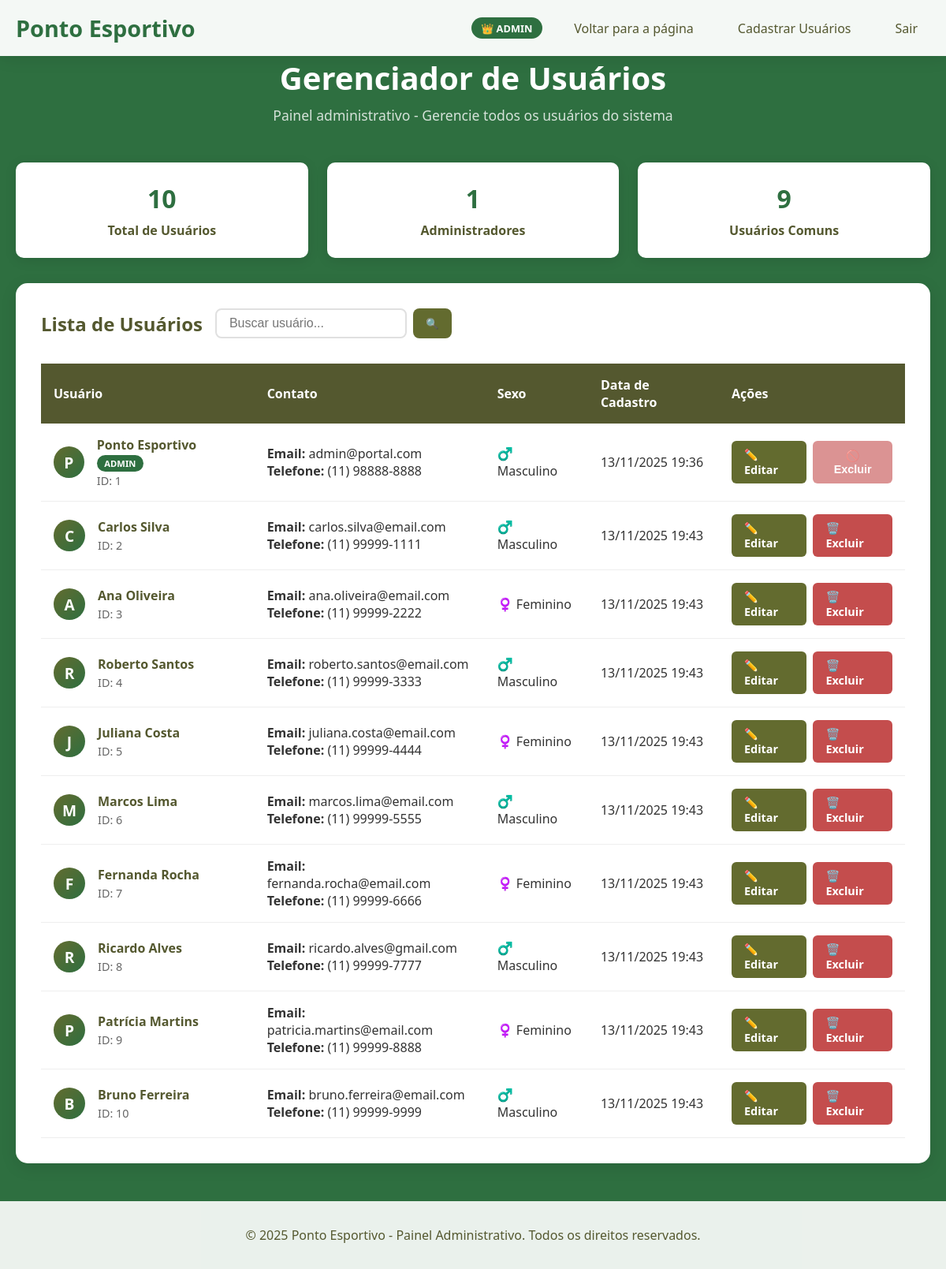
Page /admin_usuarios.php (signed in) on the committed database.
### tables this page shows
CREATE TABLE `usuarios` (
  `id` int(11) NOT NULL,
  `nome` varchar(100) NOT NULL,
  `sexo` enum('M','F','O') NOT NULL,
  `fone` varchar(20) DEFAULT NULL,
  `email` varchar(100) NOT NULL,
  `senha` varchar(255) NOT NULL,
  `data_criacao` datetime DEFAULT current_timestamp()
);

### classes/Usuario.php (called while the page is built, shortened)
<?php
class Usuario {
    private $conn;
    private $table_name = "usuarios";
    public function __construct($db) {
        $this->conn = $db;
    }
    public function ler($limit = null, $offset = 0) {
        $query = "SELECT id, nome, sexo, fone, email, data_criacao
                 FROM " . $this->table_name;
        $stmt = $this->conn->prepare($query);
        $stmt->execute();
        return $stmt->fetchAll(PDO::FETCH_ASSOC);
    }
}
?>

### admin_usuarios.php (the view, shortened to what this page needs)
<?php
include_once './config/config.php';
include_once './classes/Usuario.php';
$usuario = new Usuario($db);
$usuarios = $usuario->ler();
?>
<!DOCTYPE html>
<html lang="pt-BR">
<head>
    <link rel="stylesheet" href="css/admin_usuarios.css">
</head>
<body>
    <header>
        <div class="container">
            <div class="header-content">
                <div class="logo">
                    <h1>Ponto Esportivo</h1>
                </div>
                <div class="nav-links">
                    <span class="admin-badge">👑 ADMIN</span>
                    <a href="index.php">Voltar para a página</a>
                    <a href="registrar.php">Cadastrar Usuários</a>
                    <a href="logout.php">Sair</a>
                </div>
            </div>
        </div>
    </header>
    <main class="container">
        <div class="page-header">
            <h2>Gerenciador de Usuários</h2>
            <p>Painel administrativo - Gerencie todos os usuários do sistema</p>
        </div>
        <div class="stats-grid">
            <div class="stat-card">
                <div class="stat-number"><?php echo count($usuarios); ?></div>
                <div class="stat-label">Total de Usuários</div>
            </div>
            <div class="stat-card">
                <div class="stat-number">1</div>
                <div class="stat-label">Administradores</div>
            </div>
            <div class="stat-card">
                <div class="stat-number"><?php echo count($usuarios) - 1; ?></div>
                <div class="stat-label">Usuários Comuns</div>
            </div>
        </div>
        <div class="users-section">
            <div class="section-header">
                <h3>Lista de Usuários</h3>
                <div class="search-box">
                    <input type="text" class="search-input" placeholder="Buscar usuário...">
                    <button class="btn-search">🔍</button>
                </div>
            </div>
            <?php if (empty($usuarios)): ?>
                <div class="empty-state">
                    <h3>Nenhum usuário cadastrado</h3>
                    <p>Não há usuários no sistema além de você.</p>
                </div>
            <?php else: ?>
                <table class="users-table">
                    <thead>
                        <tr>
                            <th>Usuário</th>
                            <th>Contato</th>
                            <th>Sexo</th>
                            <th>Data de Cadastro</th>
                            <th>Ações</th>
                        </tr>
                    </thead>
                    <tbody>
                        <?php foreach ($usuarios as $user): ?>
                            <tr>
                                <td>
                                    <div class="user-info">
                                        <div class="user-avatar">
                                            <?php echo strtoupper(substr($user['nome'], 0, 1)); ?>
                                        </div>
                                        <div class="user-details">
                                            <h4>
                                                <?php echo htmlspecialchars($user['nome']); ?>
                                                <?php if ($user['id'] == 1): ?>
                                                    <span class="admin-tag">ADMIN</span>
                                                <?php endif; ?>
                                            </h4>
                                            <p>ID: <?php echo $user['id']; ?></p>
                                        </div>
                                    </div>
                                </td>
                                <td>
                                    <strong>Email:</strong> <?php echo htmlspecialchars($user['email']); ?><br>
                                    <strong>Telefone:</strong> <?php echo $user['fone'] ? htmlspecialchars($user['fone']) : 'Não informado'; ?>
                                </td>
                                <td>
                                    <?php
                                    switch ($user['sexo']) {
                                        case 'M':
                                            echo '♂️ Masculino';
                                            break;
                                        case 'F':
                                            echo '♀️ Feminino';
                                            break;
                                    }
                                    ?>
                                </td>
                                <td>
                                    <?php echo date('d/m/Y H:i', strtotime($user['data_criacao'])); ?>
                                </td>
                                <td>
                                    <div class="action-buttons">
                                        <a href="editar_usuario_admin.php?id=<?php echo $user['id']; ?>" class="btn btn-edit">
                                            ✏️ Editar
                                        </a>
                                        <?php if ($user['id'] == 1): ?>
                                            <button class="btn btn-disabled" disabled>
                                                🚫 Excluir
                                            </button>
                                        <?php else: ?>
                                            <a href="admin_usuarios.php?excluir=<?php echo $user['id']; ?>"
                                                class="btn btn-delete"
                                                onclick="return confirm('Tem certeza que deseja excluir o usuário <?php echo htmlspecialchars($user['nome']); ?>? Esta ação não pode ser desfeita!')">
                                                🗑️ Excluir
                                            </a>
                                        <?php endif; ?>
                                    </div>
                                </td>
                            </tr>
                        <?php endforeach; ?>
                    </tbody>
                </table>
            <?php endif; ?>
        </div>
    </main>
    <footer>
        <div class="container">
            <p>&copy; <?php echo date('Y'); ?> Ponto Esportivo - Painel Administrativo. Todos os direitos reservados.</p>
        </div>
    </footer>
</body>
</html>

### css/admin_usuarios.css (style rules this page uses)
* { margin: 0; padding: 0; box-sizing: border-box; }
body { font-family: 'Segoe UI', Tahoma, Geneva, Verdana, sans-serif; background:#2E6F40; min-height: 100vh; color: #333; }
.container { max-width: 1400px; margin: 0 auto; padding: 0 20px; }
header { background: rgba(255, 255, 255, 0.95); backdrop-filter: blur(10px); box-shadow: 0 2px 20px rgba(0,0,0,0.1); padding: 1rem 0; position: sticky; top: 0; z-index: 100; }
.header-content { display: flex; justify-content: space-between; align-items: center; }
.logo h1 { color: #2E6F40; font-size: 1.8rem; font-weight: 700; }
.nav-links { display: flex; align-items: center; gap: 1.5rem; }
.nav-links a { color: #54582F; text-decoration: none; font-weight: 500; padding: 0.5rem 1rem; border-radius: 8px; transition: all 0.3s ease; }
.admin-badge { background: #2E6F40; color: white; padding: 0.3rem 0.8rem; border-radius: 20px; font-size: 0.8rem; font-weight: 600; }
main { padding: 2rem 0; }
.page-header { text-align: center; margin-bottom: 3rem; }
.page-header h2 { color: white; font-size: 2.5rem; margin-bottom: 0.5rem; }
.page-header p { color: rgba(255,255,255,0.8); font-size: 1.1rem; }
.stats-grid { display: grid; grid-template-columns: repeat(auto-fit, minmax(200px, 1fr)); gap: 1.5rem; margin-bottom: 2rem; }
.stat-card { background: white; padding: 1.5rem; border-radius: 10px; text-align: center; box-shadow: 0 3px 15px rgba(0,0,0,0.1); }
.stat-number { font-size: 2rem; font-weight: 700; color: #2E6F40; margin-bottom: 0.5rem; }
.stat-label { color: #54582F; font-weight: 600; }
.users-section { background: white; border-radius: 15px; padding: 2rem; box-shadow: 0 5px 20px rgba(0,0,0,0.1); margin-bottom: 2rem; }
.section-header { display: flex; justify-content: between; align-items: center; margin-bottom: 2rem; flex-wrap: wrap; gap: 1rem; }
.section-header h3 { color: #54582F; font-size: 1.5rem; }
.search-box { display: flex; gap: 0.5rem; }
.search-input { padding: 0.5rem 1rem; border: 2px solid #e0e0e0; border-radius: 8px; font-size: 1rem; }
.btn-search { background: #636B2F; color: white; border: none; padding: 0.5rem 1rem; border-radius: 8px; cursor: pointer; transition: all 0.3s ease; }
.users-table { width: 100%; border-collapse: collapse; margin-top: 1rem; }
.users-table th { background: #54582F; color: white; padding: 1rem; text-align: left; font-weight: 600; }
.users-table td { padding: 1rem; border-bottom: 1px solid #eee; }
.user-avatar { width: 40px; height: 40px; background: linear-gradient(135deg, #636B2F, #2E6F40); border-radius: 50%; display: flex; align-items: center; justify-content: center; color: white; font-weight: bold; font-size: 1.2rem; }
.user-info { display: flex; align-items: center; gap: 1rem; }
.user-details h4 { color: #54582F; margin-bottom: 0.2rem; }
.user-details p { color: #666; font-size: 0.9rem; }
.admin-tag { background: #2E6F40; color: white; padding: 0.2rem 0.6rem; border-radius: 12px; font-size: 0.7rem; font-weight: 600; }
.action-buttons { display: flex; gap: 0.5rem; }
.btn { padding: 0.5rem 1rem; border: none; border-radius: 6px; font-size: 0.9rem; font-weight: 600; cursor: pointer; transition: all 0.3s ease; text-decoration: none; display: inline-flex; align-items: center; gap: 0.3rem; }
.btn-edit { background: #636B2F; color: white; }
.btn-delete { background: #c44d4d; color: white; }
.btn-disabled { background: #c44d4d; color: white; cursor: not-allowed; opacity: 0.6; }
footer { background: rgba(255, 255, 255, 0.9); padding: 2rem 0; margin-top: 3rem; text-align: center; color: #54582F; }

### rows in the picture
usuarios: nome "P", nome "Ponto Esportivo", shows "ADMIN", id "1", email "admin@portal.com", fone "(11) 98888-8888", sexo "♂️ Masculino", data_criacao "13/11/2025 19:36", shows "🚫 Excluir"
usuarios: nome "C", nome "Carlos Silva", id "2", email "carlos.silva@email.com", fone "(11) 99999-1111", sexo "♂️ Masculino", data_criacao "13/11/2025 19:43"
usuarios: nome "A", nome "Ana Oliveira", id "3", email "ana.oliveira@email.com", fone "(11) 99999-2222", sexo "♀️ Feminino", data_criacao "13/11/2025 19:43"
usuarios: nome "R", nome "Roberto Santos", id "4", email "roberto.santos@email.com", fone "(11) 99999-3333", sexo "♂️ Masculino", data_criacao "13/11/2025 19:43"
usuarios: nome "J", nome "Juliana Costa", id "5", email "juliana.costa@email.com", fone "(11) 99999-4444", sexo "♀️ Feminino", data_criacao "13/11/2025 19:43"
usuarios: nome "M", nome "Marcos Lima", id "6", email "marcos.lima@email.com", fone "(11) 99999-5555", sexo "♂️ Masculino", data_criacao "13/11/2025 19:43"
usuarios: nome "F", nome "Fernanda Rocha", id "7", email "fernanda.rocha@email.com", fone "(11) 99999-6666", sexo "♀️ Feminino", data_criacao "13/11/2025 19:43"
usuarios: nome "R", nome "Ricardo Alves", id "8", email "ricardo.alves@gmail.com", fone "(11) 99999-7777", sexo "♂️ Masculino", data_criacao "13/11/2025 19:43"
usuarios: nome "P", nome "Patrícia Martins", id "9", email "patricia.martins@email.com", fone "(11) 99999-8888", sexo "♀️ Feminino", data_criacao "13/11/2025 19:43"
usuarios: nome "B", nome "Bruno Ferreira", id "10", email "bruno.ferreira@email.com", fone "(11) 99999-9999", sexo "♂️ Masculino", data_criacao "13/11/2025 19:43"

### other values in the picture
count($usuarios) "10"
count($usuarios) - 1 "9"
